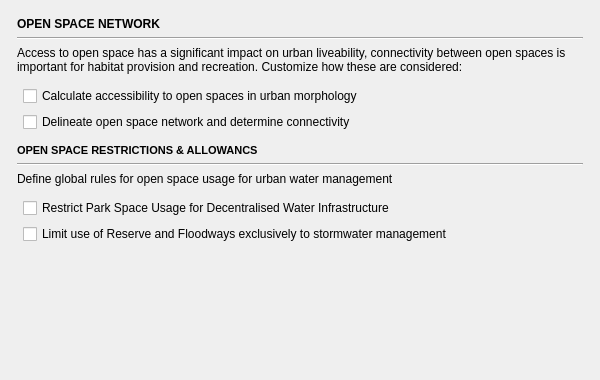
            <widget class="QWidget" name="inputs_contents_5">
             <property name="geometry">
              <rect>
               <x>0</x>
               <y>0</y>
               <width>600</width>
               <height>380</height>
              </rect>
             </property>
             <layout class="QVBoxLayout" name="verticalLayout_47">
              <item>
               <layout class="QVBoxLayout" name="verticalLayout_48">
                <property name="spacing">
                 <number>6</number>
                </property>
                <property name="leftMargin">
                 <number>6</number>
                </property>
                <property name="topMargin">
                 <number>6</number>
                </property>
                <property name="rightMargin">
                 <number>6</number>
                </property>
                <property name="bottomMargin">
                 <number>6</number>
                </property>
                <item>
                 <widget class="QLabel" name="osnet_title">
                  <property name="text">
                   <string>&lt;html&gt;&lt;head/&gt;&lt;body&gt;&lt;p&gt;&lt;span style=&quot; font-weight:600;&quot;&gt;OPEN SPACE NETWORK&lt;/span&gt;&lt;/p&gt;&lt;/body&gt;&lt;/html&gt;</string>
                  </property>
                 </widget>
                </item>
                <item>
                 <widget class="Line" name="div2_3">
                  <property name="orientation">
                   <enum>Qt::Horizontal</enum>
                  </property>
                 </widget>
                </item>
                <item>
                 <widget class="QLabel" name="osnet_descr">
                  <property name="whatsThis">
                   <string>&lt;!DOCTYPE HTML PUBLIC &quot;-//W3C//DTD HTML 4.0//EN&quot; &quot;http://www.w3.org/TR/REC-html40/strict.dtd&quot;&gt;
&lt;html&gt;&lt;head&gt;&lt;meta name=&quot;qrichtext&quot; content=&quot;1&quot; /&gt;&lt;style type=&quot;text/css&quot;&gt;
p, li { white-space: pre-wrap; }
&lt;/style&gt;&lt;/head&gt;&lt;body style=&quot; font-family:'MS Shell Dlg 2'; font-size:8.25pt; font-weight:400; font-style:normal;&quot;&gt;
&lt;p style=&quot; margin-top:0px; margin-bottom:0px; margin-left:0px; margin-right:0px; -qt-block-indent:0; text-indent:0px;&quot;&gt;&lt;span style=&quot; font-size:8pt;&quot;&gt;How many blocks to consider when determining drainage fluxes (the greater the number, the greater the computational burden).&lt;/span&gt;&lt;/p&gt;&lt;/body&gt;&lt;/html&gt;</string>
                  </property>
                  <property name="text">
                   <string>Access to open space has a significant impact on urban liveability, connectivity between open spaces is important for habitat provision and recreation. Customize how these are considered:</string>
                  </property>
                  <property name="wordWrap">
                   <bool>true</bool>
                  </property>
                 </widget>
                </item>
                <item>
                 <widget class="QWidget" name="widget_2" native="true">
                  <property name="minimumSize">
                   <size>
                    <width>0</width>
                    <height>10</height>
                   </size>
                  </property>
                  <layout class="QVBoxLayout" name="verticalLayout_50">
                   <property name="leftMargin">
                    <number>6</number>
                   </property>
                   <property name="topMargin">
                    <number>6</number>
                   </property>
                   <property name="rightMargin">
                    <number>6</number>
                   </property>
                   <property name="bottomMargin">
                    <number>6</number>
                   </property>
                   <item>
                    <widget class="QCheckBox" name="osnet_accessibility_check">
                     <property name="toolTip">
                      <string>&lt;!DOCTYPE HTML PUBLIC &quot;-//W3C//DTD HTML 4.0//EN&quot; &quot;http://www.w3.org/TR/REC-html40/strict.dtd&quot;&gt;
&lt;html&gt;&lt;head&gt;&lt;meta name=&quot;qrichtext&quot; content=&quot;1&quot; /&gt;&lt;style type=&quot;text/css&quot;&gt;
p, li { white-space: pre-wrap; }
&lt;/style&gt;&lt;/head&gt;&lt;body style=&quot; font-family:'MS Shell Dlg 2'; font-size:8.25pt; font-weight:400; font-style:normal;&quot;&gt;
&lt;p style=&quot; margin-top:0px; margin-bottom:0px; margin-left:0px; margin-right:0px; -qt-block-indent:0; text-indent:0px;&quot;&gt;&lt;span style=&quot; font-size:8pt;&quot;&gt;Check if you want to avoid localised ponds forming in the region. If this is of particular interest because the DEM's accuracy has been assured and the purpose of the simulation is to assess these problem spots, then leave this box unchecked.&lt;/span&gt;&lt;/p&gt;
&lt;p style=&quot;-qt-paragraph-type:empty; margin-top:0px; margin-bottom:0px; margin-left:0px; margin-right:0px; -qt-block-indent:0; text-indent:0px; font-size:8pt;&quot;&gt;&lt;/p&gt;
&lt;p style=&quot; margin-top:0px; margin-bottom:0px; margin-left:0px; margin-right:0px; -qt-block-indent:0; text-indent:0px;&quot;&gt;&lt;span style=&quot; font-size:8pt;&quot;&gt;Correction proceeds as follows:&lt;/span&gt;&lt;/p&gt;
&lt;p style=&quot; margin-top:0px; margin-bottom:0px; margin-left:0px; margin-right:0px; -qt-block-indent:0; text-indent:0px;&quot;&gt;&lt;span style=&quot; font-size:8pt;&quot;&gt;- If cell cannot transfer water downhill, but there is an adjacent cell with identical elevation within tolerance limit, it will transfer the water into this.&lt;/span&gt;&lt;/p&gt;
&lt;p style=&quot; margin-top:0px; margin-bottom:0px; margin-left:0px; margin-right:0px; -qt-block-indent:0; text-indent:0px;&quot;&gt;&lt;span style=&quot; font-size:8pt;&quot;&gt;- If tolerance limit is not met, cell's water is routed directly to catchment outlet.&lt;/span&gt;&lt;/p&gt;&lt;/body&gt;&lt;/html&gt;</string>
                     </property>
                     <property name="whatsThis">
                      <string>&lt;!DOCTYPE HTML PUBLIC &quot;-//W3C//DTD HTML 4.0//EN&quot; &quot;http://www.w3.org/TR/REC-html40/strict.dtd&quot;&gt;
&lt;html&gt;&lt;head&gt;&lt;meta name=&quot;qrichtext&quot; content=&quot;1&quot; /&gt;&lt;style type=&quot;text/css&quot;&gt;
p, li { white-space: pre-wrap; }
&lt;/style&gt;&lt;/head&gt;&lt;body style=&quot; font-family:'MS Shell Dlg 2'; font-size:8.25pt; font-weight:400; font-style:normal;&quot;&gt;
&lt;p style=&quot; margin-top:0px; margin-bottom:0px; margin-left:0px; margin-right:0px; -qt-block-indent:0; text-indent:0px;&quot;&gt;&lt;span style=&quot; font-size:8pt;&quot;&gt;Applies a weighted average smoothing filter over the DEM layer. &lt;/span&gt;&lt;/p&gt;&lt;/body&gt;&lt;/html&gt;</string>
                     </property>
                     <property name="text">
                      <string>Calculate accessibility to open spaces in urban morphology</string>
                     </property>
                    </widget>
                   </item>
                   <item>
                    <widget class="QCheckBox" name="osnet_spacenet_check">
                     <property name="toolTip">
                      <string>&lt;!DOCTYPE HTML PUBLIC &quot;-//W3C//DTD HTML 4.0//EN&quot; &quot;http://www.w3.org/TR/REC-html40/strict.dtd&quot;&gt;
&lt;html&gt;&lt;head&gt;&lt;meta name=&quot;qrichtext&quot; content=&quot;1&quot; /&gt;&lt;style type=&quot;text/css&quot;&gt;
p, li { white-space: pre-wrap; }
&lt;/style&gt;&lt;/head&gt;&lt;body style=&quot; font-family:'MS Shell Dlg 2'; font-size:8.25pt; font-weight:400; font-style:normal;&quot;&gt;
&lt;p style=&quot; margin-top:0px; margin-bottom:0px; margin-left:0px; margin-right:0px; -qt-block-indent:0; text-indent:0px;&quot;&gt;&lt;span style=&quot; font-size:8pt;&quot;&gt;Check if you want to avoid localised ponds forming in the region. If this is of particular interest because the DEM's accuracy has been assured and the purpose of the simulation is to assess these problem spots, then leave this box unchecked.&lt;/span&gt;&lt;/p&gt;
&lt;p style=&quot;-qt-paragraph-type:empty; margin-top:0px; margin-bottom:0px; margin-left:0px; margin-right:0px; -qt-block-indent:0; text-indent:0px; font-size:8pt;&quot;&gt;&lt;/p&gt;
&lt;p style=&quot; margin-top:0px; margin-bottom:0px; margin-left:0px; margin-right:0px; -qt-block-indent:0; text-indent:0px;&quot;&gt;&lt;span style=&quot; font-size:8pt;&quot;&gt;Correction proceeds as follows:&lt;/span&gt;&lt;/p&gt;
&lt;p style=&quot; margin-top:0px; margin-bottom:0px; margin-left:0px; margin-right:0px; -qt-block-indent:0; text-indent:0px;&quot;&gt;&lt;span style=&quot; font-size:8pt;&quot;&gt;- If cell cannot transfer water downhill, but there is an adjacent cell with identical elevation within tolerance limit, it will transfer the water into this.&lt;/span&gt;&lt;/p&gt;
&lt;p style=&quot; margin-top:0px; margin-bottom:0px; margin-left:0px; margin-right:0px; -qt-block-indent:0; text-indent:0px;&quot;&gt;&lt;span style=&quot; font-size:8pt;&quot;&gt;- If tolerance limit is not met, cell's water is routed directly to catchment outlet.&lt;/span&gt;&lt;/p&gt;&lt;/body&gt;&lt;/html&gt;</string>
                     </property>
                     <property name="whatsThis">
                      <string>&lt;!DOCTYPE HTML PUBLIC &quot;-//W3C//DTD HTML 4.0//EN&quot; &quot;http://www.w3.org/TR/REC-html40/strict.dtd&quot;&gt;
&lt;html&gt;&lt;head&gt;&lt;meta name=&quot;qrichtext&quot; content=&quot;1&quot; /&gt;&lt;style type=&quot;text/css&quot;&gt;
p, li { white-space: pre-wrap; }
&lt;/style&gt;&lt;/head&gt;&lt;body style=&quot; font-family:'MS Shell Dlg 2'; font-size:8.25pt; font-weight:400; font-style:normal;&quot;&gt;
&lt;p style=&quot; margin-top:0px; margin-bottom:0px; margin-left:0px; margin-right:0px; -qt-block-indent:0; text-indent:0px;&quot;&gt;&lt;span style=&quot; font-size:8pt;&quot;&gt;Applies a weighted average smoothing filter over the DEM layer. &lt;/span&gt;&lt;/p&gt;&lt;/body&gt;&lt;/html&gt;</string>
                     </property>
                     <property name="text">
                      <string>Delineate open space network and determine connectivity</string>
                     </property>
                    </widget>
                   </item>
                  </layout>
                 </widget>
                </item>
                <item>
                 <widget class="QLabel" name="label_17">
                  <property name="sizePolicy">
                   <sizepolicy hsizetype="Preferred" vsizetype="Fixed">
                    <horstretch>0</horstretch>
                    <verstretch>13</verstretch>
                   </sizepolicy>
                  </property>
                  <property name="minimumSize">
                   <size>
                    <width>0</width>
                    <height>13</height>
                   </size>
                  </property>
                  <property name="maximumSize">
                   <size>
                    <width>16777215</width>
                    <height>13</height>
                   </size>
                  </property>
                  <property name="text">
                   <string>&lt;!DOCTYPE HTML PUBLIC &quot;-//W3C//DTD HTML 4.0//EN&quot; &quot;http://www.w3.org/TR/REC-html40/strict.dtd&quot;&gt;
&lt;html&gt;&lt;head&gt;&lt;meta name=&quot;qrichtext&quot; content=&quot;1&quot; /&gt;&lt;style type=&quot;text/css&quot;&gt;
p, li { white-space: pre-wrap; }
&lt;/style&gt;&lt;/head&gt;&lt;body style=&quot; font-family:'MS Shell Dlg 2'; font-size:8pt; font-weight:400; font-style:normal;&quot;&gt;
&lt;p style=&quot; margin-top:0px; margin-bottom:0px; margin-left:0px; margin-right:0px; -qt-block-indent:0; text-indent:0px;&quot;&gt;&lt;span style=&quot; font-weight:600;&quot;&gt;OPEN SPACE RESTRICTIONS &amp;amp; ALLOWANCS&lt;/span&gt;&lt;/p&gt;&lt;/body&gt;&lt;/html&gt;</string>
                  </property>
                 </widget>
                </item>
                <item>
                 <widget class="Line" name="div2_4">
                  <property name="orientation">
                   <enum>Qt::Horizontal</enum>
                  </property>
                 </widget>
                </item>
                <item>
                 <widget class="QLabel" name="osnet_descr_2">
                  <property name="whatsThis">
                   <string>&lt;!DOCTYPE HTML PUBLIC &quot;-//W3C//DTD HTML 4.0//EN&quot; &quot;http://www.w3.org/TR/REC-html40/strict.dtd&quot;&gt;
&lt;html&gt;&lt;head&gt;&lt;meta name=&quot;qrichtext&quot; content=&quot;1&quot; /&gt;&lt;style type=&quot;text/css&quot;&gt;
p, li { white-space: pre-wrap; }
&lt;/style&gt;&lt;/head&gt;&lt;body style=&quot; font-family:'MS Shell Dlg 2'; font-size:8.25pt; font-weight:400; font-style:normal;&quot;&gt;
&lt;p style=&quot; margin-top:0px; margin-bottom:0px; margin-left:0px; margin-right:0px; -qt-block-indent:0; text-indent:0px;&quot;&gt;&lt;span style=&quot; font-size:8pt;&quot;&gt;How many blocks to consider when determining drainage fluxes (the greater the number, the greater the computational burden).&lt;/span&gt;&lt;/p&gt;&lt;/body&gt;&lt;/html&gt;</string>
                  </property>
                  <property name="text">
                   <string>Define global rules for open space usage for urban water management</string>
                  </property>
                  <property name="wordWrap">
                   <bool>true</bool>
                  </property>
                 </widget>
                </item>
                <item>
                 <widget class="QWidget" name="widget_3" native="true">
                  <property name="minimumSize">
                   <size>
                    <width>0</width>
                    <height>10</height>
                   </size>
                  </property>
                  <layout class="QVBoxLayout" name="verticalLayout_51">
                   <property name="leftMargin">
                    <number>6</number>
                   </property>
                   <property name="topMargin">
                    <number>6</number>
                   </property>
                   <property name="rightMargin">
                    <number>6</number>
                   </property>
                   <property name="bottomMargin">
                    <number>6</number>
                   </property>
                   <item>
                    <widget class="QCheckBox" name="pg_usable_prohibit">
                     <property name="text">
                      <string>Restrict Park Space Usage for Decentralised Water Infrastructure</string>
                     </property>
                    </widget>
                   </item>
                   <item>
                    <widget class="QCheckBox" name="ref_limit_check">
                     <property name="text">
                      <string>Limit use of Reserve and Floodways exclusively to stormwater management</string>
                     </property>
                    </widget>
                   </item>
                  </layout>
                 </widget>
                </item>
               </layout>
              </item>
              <item>
               <spacer name="verticalSpacer_6">
                <property name="orientation">
                 <enum>Qt::Vertical</enum>
                </property>
                <property name="sizeHint" stdset="0">
                 <size>
                  <width>20</width>
                  <height>40</height>
                 </size>
                </property>
               </spacer>
              </item>
             </layout>
            </widget>
